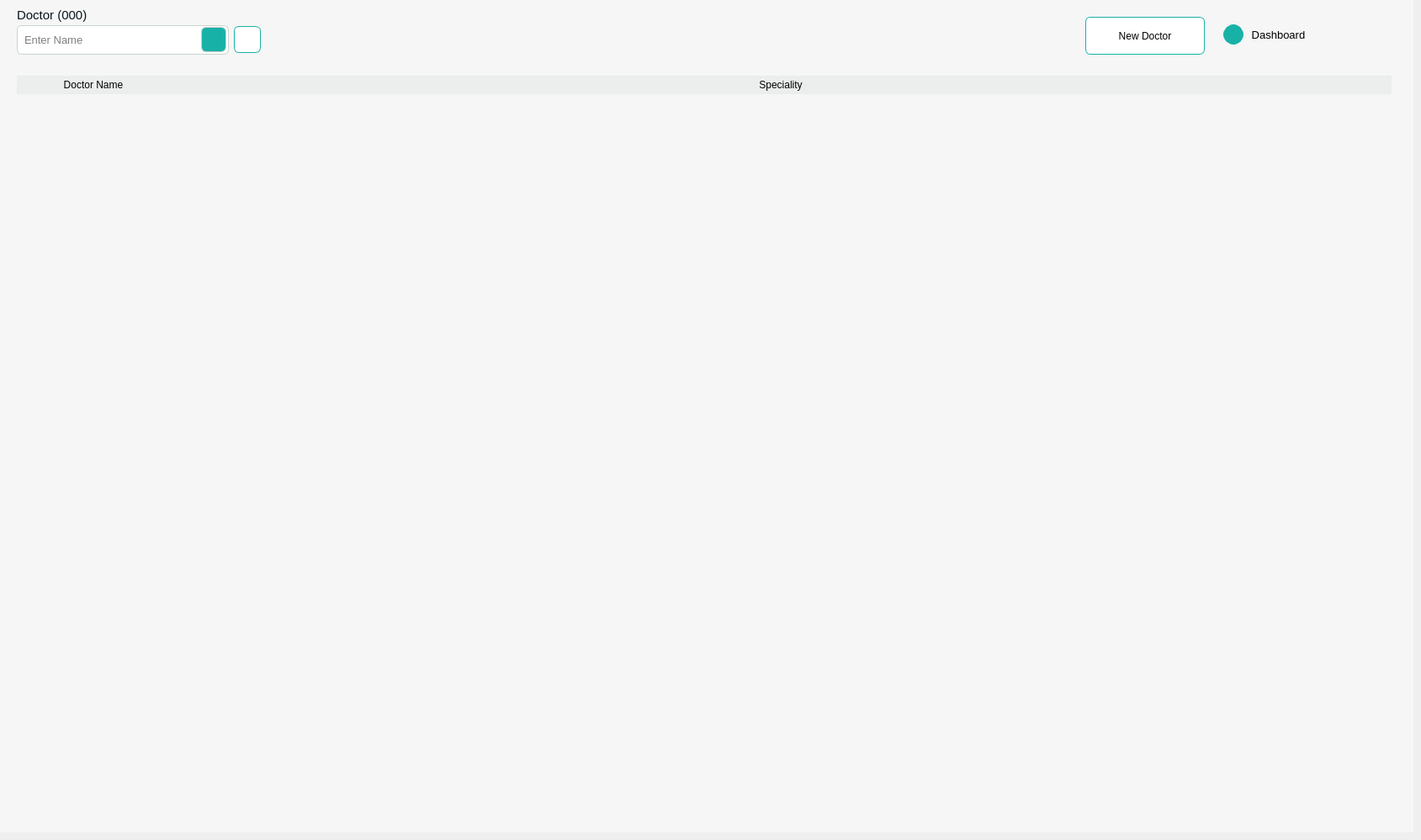
      <widget class="QWidget" name="doctorpage">
       <widget class="QTableWidget" name="tableWidget_2">
        <property name="geometry">
         <rect>
          <x>0</x>
          <y>0</y>
          <width>1280</width>
          <height>749</height>
         </rect>
        </property>
        <property name="styleSheet">
         <string notr="true">/*-----QTableView-----*/
QTableView, 
QHeaderView, 
QTableView::item 
{
	background-color: #FFF;
	color: #000;
	border: 1px solid #C8D3CC;
   
   
}

QTableView::item:selected 
{ 
    background-color: #C8D3CC;
    color: #000;

}

QHeaderView::section:horizontal 
{
    background-color: #EBEEEC;
	border: 0px solid #37384d;
	padding: 2px;
 
}

QTableView::indicator{
	background-color: #212121;
	border: 1px solid #37384d;

}

QTableView::indicator:checked{
	image:url(&quot;./ressources/check.png&quot;); /*To replace*/
	background-color: #212121;

}</string>
        </property>
        <property name="alternatingRowColors">
         <bool>true</bool>
        </property>
        <property name="selectionMode">
         <enum>QAbstractItemView::NoSelection</enum>
        </property>
        <property name="selectionBehavior">
         <enum>QAbstractItemView::SelectItems</enum>
        </property>
        <property name="gridStyle">
         <enum>Qt::NoPen</enum>
        </property>
        <property name="sortingEnabled">
         <bool>true</bool>
        </property>
        <property name="columnCount">
         <number>7</number>
        </property>
        <attribute name="horizontalHeaderDefaultSectionSize">
         <number>182</number>
        </attribute>
        <attribute name="horizontalHeaderStretchLastSection">
         <bool>true</bool>
        </attribute>
        <column/>
        <column/>
        <column/>
        <column/>
        <column/>
        <column/>
        <column/>
       </widget>
       <widget class="QFrame" name="frame_10">
        <property name="geometry">
         <rect>
          <x>0</x>
          <y>0</y>
          <width>1680</width>
          <height>990</height>
         </rect>
        </property>
        <property name="styleSheet">
         <string notr="true">background-color: rgb(245, 246, 245);
border-color: transparent;
border-radius: 0px;</string>
        </property>
        <property name="frameShape">
         <enum>QFrame::NoFrame</enum>
        </property>
        <widget class="QLabel" name="lbl_doctor_count">
         <property name="geometry">
          <rect>
           <x>20</x>
           <y>10</y>
           <width>111</width>
           <height>16</height>
          </rect>
         </property>
         <property name="font">
          <font>
           <family>Ubuntu</family>
           <pointsize>11</pointsize>
          </font>
         </property>
         <property name="styleSheet">
          <string notr="true">color: rgb(10, 20, 30);</string>
         </property>
         <property name="text">
          <string>Doctor (000)</string>
         </property>
        </widget>
        <widget class="QFrame" name="frame_11">
         <property name="geometry">
          <rect>
           <x>20</x>
           <y>30</y>
           <width>252</width>
           <height>35</height>
          </rect>
         </property>
         <property name="styleSheet">
          <string notr="true">border-radius: 6px;
background-color: rgb(255, 255, 255);
border: 1px solid #C8D3CC;</string>
         </property>
         <property name="frameShape">
          <enum>QFrame::NoFrame</enum>
         </property>
         <property name="lineWidth">
          <number>1</number>
         </property>
         <widget class="QLineEdit" name="txt_searchbox_doctor">
          <property name="geometry">
           <rect>
            <x>7</x>
            <y>2</y>
            <width>211</width>
            <height>30</height>
           </rect>
          </property>
          <property name="font">
           <font>
            <family>Ubuntu</family>
            <pointsize>10</pointsize>
           </font>
          </property>
          <property name="styleSheet">
           <string notr="true">background-color: rgb(255, 255, 255);
border: 0px solid #C8D3CC;

</string>
          </property>
          <property name="text">
           <string/>
          </property>
          <property name="placeholderText">
           <string>Enter Name</string>
          </property>
         </widget>
         <widget class="QPushButton" name="btn_searchbox_doctor">
          <property name="geometry">
           <rect>
            <x>219</x>
            <y>2</y>
            <width>30</width>
            <height>30</height>
           </rect>
          </property>
          <property name="styleSheet">
           <string notr="true">border-radius: 6px;
font: 500 13pt &quot;Ubuntu&quot;;
background: #18B1A8;
color: rgb(255, 255, 255);
</string>
          </property>
          <property name="text">
           <string/>
          </property>
          <property name="icon">
           <iconset resource="myresource.qrc">
            <normaloff>:/new/prefix_topheader/images/search.png</normaloff>:/new/prefix_topheader/images/search.png</iconset>
          </property>
         </widget>
        </widget>
        <widget class="QPushButton" name="btn_newdoctor">
         <property name="geometry">
          <rect>
           <x>1290</x>
           <y>20</y>
           <width>142</width>
           <height>45</height>
          </rect>
         </property>
         <property name="styleSheet">
          <string notr="true">background-color: rgb(255, 255, 255);
border-radius: 6px;
border: 1px solid #18B1A8;
font: 500 11pt &quot;Ubuntu&quot;;
</string>
         </property>
         <property name="text">
          <string>New Doctor</string>
         </property>
         <property name="icon">
          <iconset>
           <normaloff>:/new/prefix_topheader/image/plus.png</normaloff>:/new/prefix_topheader/image/plus.png</iconset>
         </property>
         <property name="iconSize">
          <size>
           <width>24</width>
           <height>24</height>
          </size>
         </property>
        </widget>
        <widget class="QPushButton" name="btn_refresh_doctor">
         <property name="geometry">
          <rect>
           <x>278</x>
           <y>31</y>
           <width>32</width>
           <height>32</height>
          </rect>
         </property>
         <property name="styleSheet">
          <string notr="true">background-color: rgb(255, 255, 255);
border-radius: 6px;
border: 1px solid #18B1A8;
font: 500 11pt &quot;Ubuntu&quot;;
</string>
         </property>
         <property name="text">
          <string/>
         </property>
         <property name="icon">
          <iconset resource="myresource.qrc">
           <normaloff>:/new/prefix_topheader/images/refresh-cw.png</normaloff>:/new/prefix_topheader/images/refresh-cw.png</iconset>
         </property>
         <property name="iconSize">
          <size>
           <width>14</width>
           <height>14</height>
          </size>
         </property>
         <property name="flat">
          <bool>false</bool>
         </property>
        </widget>
        <widget class="QTableWidget" name="tableWidget_3">
         <property name="geometry">
          <rect>
           <x>20</x>
           <y>90</y>
           <width>1634</width>
           <height>900</height>
          </rect>
         </property>
         <property name="styleSheet">
          <string notr="true">
/*-----QTableView-----*/
QTableView:item
{
	background-color: rgb(245, 246, 245);
	color: #000;
	border: 0px solid #C8D3CC;
   
   
}
QTableView::item:alternate 
{
background-color: rgb(235, 238, 236);
}
QTableView::item:selected 
{ 
    background-color: #C8D3CC;
    color: #000;
background-color: #18B1A8;
}
QTableView::item:focus{
    border: 1px solid rgb(242, 128, 133);
    
}
QHeaderView::section:horizontal 
{
    background-color: #EBEEEC;
	border: 0px solid #37384d;
	padding: 2px;
   font-weight:200;
}

QTableView::indicator{
	background-color: #212121;
	border: 0px solid #37384d;

}

QTableView::indicator:checked{
	image:url(&quot;./ressources/check.png&quot;); /*To replace*/
	background-color: #212121;
}
</string>
         </property>
         <property name="editTriggers">
          <set>QAbstractItemView::NoEditTriggers</set>
         </property>
         <property name="alternatingRowColors">
          <bool>true</bool>
         </property>
         <property name="selectionMode">
          <enum>QAbstractItemView::SingleSelection</enum>
         </property>
         <property name="selectionBehavior">
          <enum>QAbstractItemView::SelectRows</enum>
         </property>
         <property name="gridStyle">
          <enum>Qt::NoPen</enum>
         </property>
         <property name="sortingEnabled">
          <bool>false</bool>
         </property>
         <property name="columnCount">
          <number>2</number>
         </property>
         <attribute name="horizontalHeaderDefaultSectionSize">
          <number>182</number>
         </attribute>
         <attribute name="horizontalHeaderStretchLastSection">
          <bool>true</bool>
         </attribute>
         <attribute name="verticalHeaderVisible">
          <bool>false</bool>
         </attribute>
         <column>
          <property name="text">
           <string>Doctor Name</string>
          </property>
         </column>
         <column>
          <property name="text">
           <string>Speciality</string>
          </property>
         </column>
        </widget>
        <widget class="QFrame" name="frame_12">
         <property name="geometry">
          <rect>
           <x>1450</x>
           <y>26</y>
           <width>111</width>
           <height>30</height>
          </rect>
         </property>
         <property name="frameShape">
          <enum>QFrame::NoFrame</enum>
         </property>
         <widget class="QPushButton" name="btn_back_doctor">
          <property name="geometry">
           <rect>
            <x>32</x>
            <y>3</y>
            <width>75</width>
            <height>24</height>
           </rect>
          </property>
          <property name="font">
           <font>
            <family>Ubuntu</family>
            <pointsize>10</pointsize>
           </font>
          </property>
          <property name="text">
           <string>Dashboard</string>
          </property>
          <property name="flat">
           <bool>false</bool>
          </property>
         </widget>
         <widget class="QLabel" name="label_16">
          <property name="geometry">
           <rect>
            <x>4</x>
            <y>3</y>
            <width>24</width>
            <height>24</height>
           </rect>
          </property>
          <property name="styleSheet">
           <string notr="true">background-color: rgb(24, 177, 168);
border-radius: 12px;
border: 1px solid #18B1A8;</string>
          </property>
          <property name="text">
           <string/>
          </property>
          <property name="pixmap">
           <pixmap resource="myresource.qrc">:/new/prefix_stack/images/chevron-left.png</pixmap>
          </property>
          <property name="scaledContents">
           <bool>false</bool>
          </property>
          <property name="margin">
           <number>2</number>
          </property>
         </widget>
        </widget>
       </widget>
      </widget>
